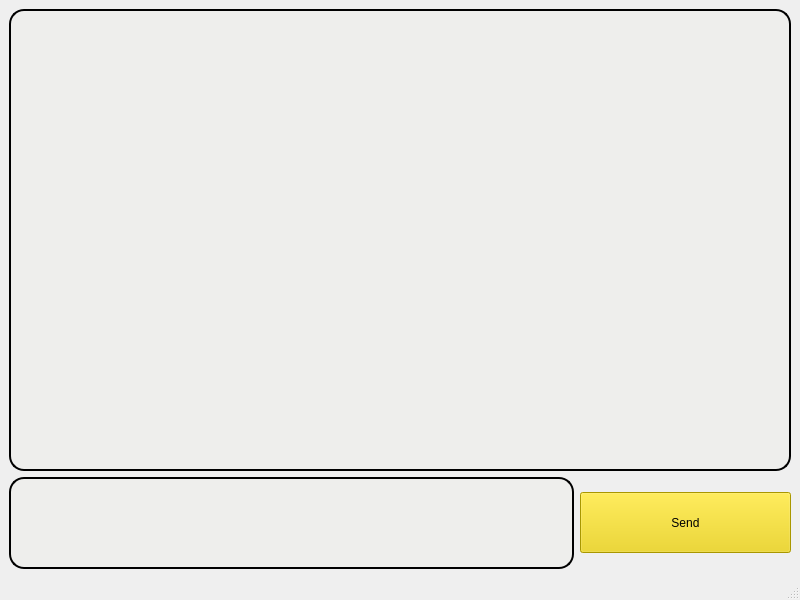
<?xml version="1.0" encoding="UTF-8"?>
<ui version="4.0">
 <class>MainWindow</class>
 <widget class="QMainWindow" name="MainWindow">
  <property name="geometry">
   <rect>
    <x>0</x>
    <y>0</y>
    <width>800</width>
    <height>600</height>
   </rect>
  </property>
  <property name="windowTitle">
   <string>SockBot</string>
  </property>
  <widget class="QWidget" name="centralwidget">
   <property name="minimumSize">
    <size>
     <width>800</width>
     <height>549</height>
    </size>
   </property>
   <layout class="QHBoxLayout" name="horizontalLayout">
    <item>
     <layout class="QGridLayout" name="gridLayout">
      <item row="0" column="0" colspan="2">
       <widget class="QTextBrowser" name="textBrowser">
        <property name="minimumSize">
         <size>
          <width>781</width>
          <height>431</height>
         </size>
        </property>
        <property name="maximumSize">
         <size>
          <width>16777215</width>
          <height>16777215</height>
         </size>
        </property>
        <property name="styleSheet">
         <string notr="true">background-color: rgb(238, 238, 236);
border-style: outset;
border-width: 2px;
border-radius: 15px;
padding: 4px;</string>
        </property>
       </widget>
      </item>
      <item row="1" column="0">
       <widget class="QTextEdit" name="textEdit">
        <property name="minimumSize">
         <size>
          <width>541</width>
          <height>70</height>
         </size>
        </property>
        <property name="maximumSize">
         <size>
          <width>16777215</width>
          <height>92</height>
         </size>
        </property>
        <property name="styleSheet">
         <string notr="true">border-style: outset;
border-width: 2px;
border-radius: 15px;
padding: 4px;
background-color: rgb(238, 238, 236);</string>
        </property>
       </widget>
      </item>
      <item row="1" column="1">
       <widget class="QPushButton" name="pushButton">
        <property name="minimumSize">
         <size>
          <width>211</width>
          <height>61</height>
         </size>
        </property>
        <property name="maximumSize">
         <size>
          <width>16777215</width>
          <height>61</height>
         </size>
        </property>
        <property name="styleSheet">
         <string notr="true">background-color: rgb(237, 212, 0);
</string>
        </property>
        <property name="text">
         <string>Send</string>
        </property>
       </widget>
      </item>
     </layout>
    </item>
   </layout>
  </widget>
  <widget class="QMenuBar" name="menubar">
   <property name="geometry">
    <rect>
     <x>0</x>
     <y>0</y>
     <width>800</width>
     <height>26</height>
    </rect>
   </property>
  </widget>
  <widget class="QStatusBar" name="statusbar"/>
 </widget>
 <resources/>
 <connections/>
</ui>
